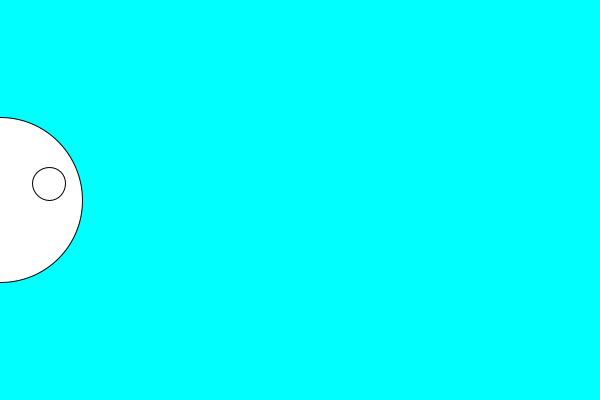
Frame 1 (no input)
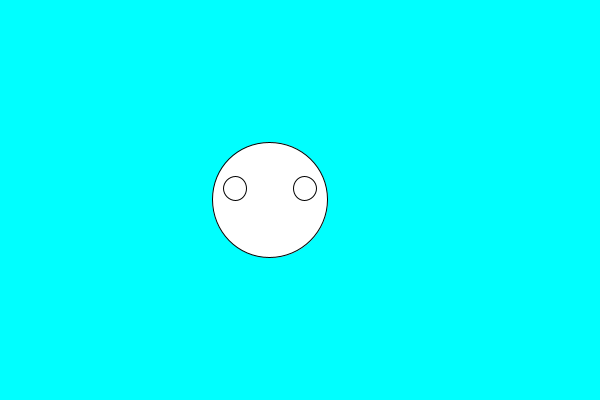
Frame 60 (the mouse pressed at the canvas centre just before this capture)
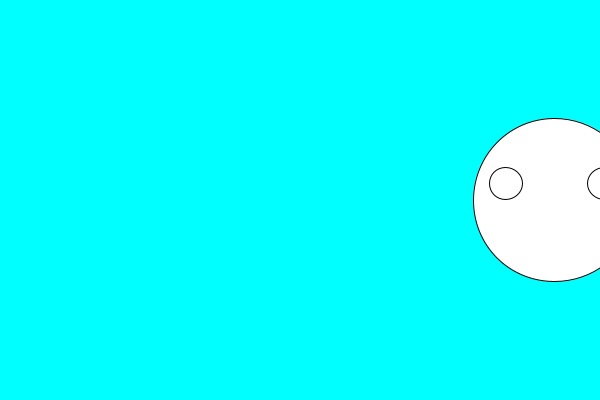
Frame 120 (the mouse held since frame 60 and released just before this capture)

The Processing sketch that drew these frames (run headless with seeded random() and noise(); from frame 60 on, the mouse is pressed at the canvas centre):

// Processing sketch: c5_ex1random
// ── c5_ex1random.pde
float x,y,d;
void setup(){
  size(600,400);
  frameRate(5);
  x = 0; y = 200; d = 100;
}
void draw(){  
  background(0,255,255); // cyan
  d = random(100,200);
  smile(x,y,d);
  x += 15;
  if(x>width) x = 0;
}
void smile(float a, float b, float r){
  circle(a,b,r);
  circle(a-0.3*r,b-0.1*r,0.2*r);
  circle(a+0.3*r,b-0.1*r,0.2*r);
}
